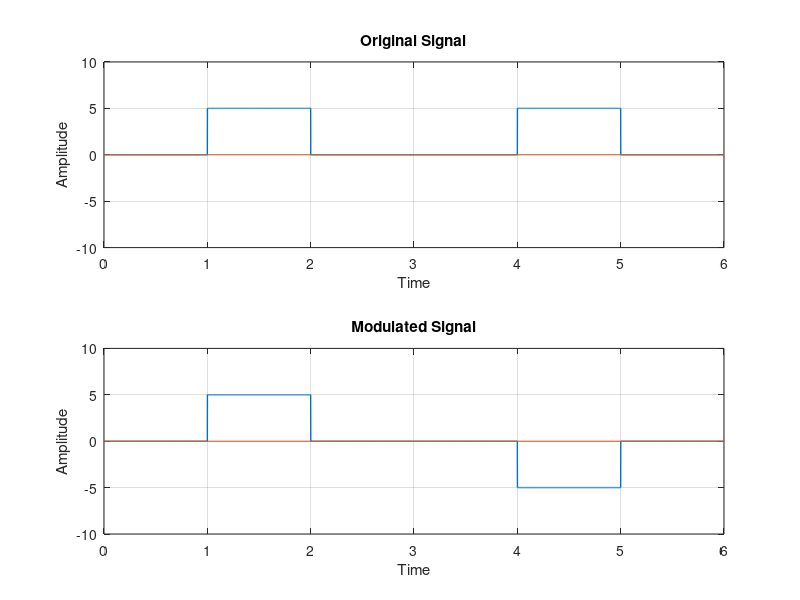

This chart was generated by the following MATLAB code:
# Bipolar Ami
# 0--> 0
# 1--> (case1: prev neagtive --> positive)
# 1--> (case2: prev positive --> neagtive)
clc;
clear all;
close all;

bits = [0 1 0 0 1 0];
bitrate = 1;
voltage = 5;

sampling_rate = 1000;
sampling_time = 1/sampling_rate;

start_time = 0;
end_time = length(bits)/bitrate;
time = start_time:sampling_time:end_time;

#Original Signal
index = 1;
for i = 1: length(time)
	if bits(index) == 1
		signal(i) = voltage;
	else
		signal(i) = 0;
	endif
	if time(i)*bitrate >= index
		index+=1;
	endif
endfor

subplot(2,1,1);
plot(time , signal, 'linewidth', 1);
axis([0 end_time -voltage-5 voltage+5]);
line([0 end_time], [0,0]);
title('Original Signal');
xlabel('Time');
ylabel('Amplitude');
grid on;


#MODULATION

index = 1;
#Assuming previous non-zero state was negative
sign = -1;

for i = 1: length(time)
	if bits(index) == 1
		modulation(i) = sign*voltage;
	else
		modulation(i) = 0;
	endif

	if time(i)*bitrate >= index
		index+=1;
		if index <= length(bits) && bits(index) == 1
			sign = -1*sign;
		endif
	endif
endfor

subplot(2,1,2);
plot(time , modulation, 'linewidth', 1);
axis([0 end_time -voltage-5 voltage+5]);
line([0 end_time], [0,0]);
title('Modulated Signal');
xlabel('Time');
ylabel('Amplitude');
grid on;

#Demodulation

index = 1;

for i = 1 : length(modulation)
	if modulation(i) == 0
		demodulation(index) = 0;
	else
		demodulation(index) = 1;
	endif
	if time(i)*bitrate >= index
		index+=1;
	endif
endfor

disp(demodulation);
